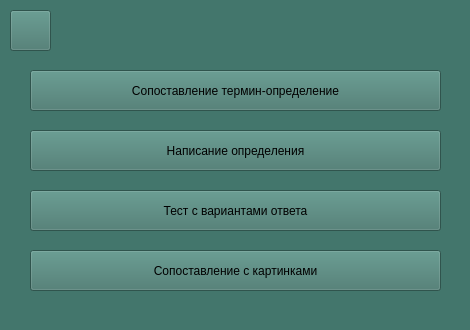
<?xml version="1.0" encoding="UTF-8"?>
<ui version="4.0">
 <class>Form</class>
 <widget class="QWidget" name="Form">
  <property name="geometry">
   <rect>
    <x>0</x>
    <y>0</y>
    <width>470</width>
    <height>330</height>
   </rect>
  </property>
  <property name="minimumSize">
   <size>
    <width>470</width>
    <height>330</height>
   </size>
  </property>
  <property name="maximumSize">
   <size>
    <width>470</width>
    <height>330</height>
   </size>
  </property>
  <property name="windowTitle">
   <string>Form</string>
  </property>
  <property name="styleSheet">
   <string notr="true">background-color: #43766C</string>
  </property>
  <widget class="QPushButton" name="backBtn">
   <property name="geometry">
    <rect>
     <x>10</x>
     <y>10</y>
     <width>41</width>
     <height>41</height>
    </rect>
   </property>
   <property name="styleSheet">
    <string notr="true">background-color: #F8FAE5;
font: 13pt &quot;MS Sans Serif&quot;;
color: #B19470;
font-weight: 600;
border-radius: 8px;
border: 2px solid #B19470;
padding: 5px 15px;
margin-top: 0px;
outline: 0px;
hover: { background-color: red };
pressed: { background-color: rgb(0, 255, 0)}</string>
   </property>
   <property name="text">
    <string/>
   </property>
   <property name="icon">
    <iconset>
     <normaloff>../pictures/icon6.png</normaloff>../pictures/icon6.png</iconset>
   </property>
  </widget>
  <widget class="QPushButton" name="pushButton">
   <property name="geometry">
    <rect>
     <x>30</x>
     <y>70</y>
     <width>411</width>
     <height>41</height>
    </rect>
   </property>
   <property name="toolTip">
    <string>&lt;html&gt;&lt;head/&gt;&lt;body&gt;&lt;p&gt;&lt;br/&gt;&lt;/p&gt;&lt;/body&gt;&lt;/html&gt;</string>
   </property>
   <property name="styleSheet">
    <string notr="true">background-color: #F8FAE5;
font: 12pt &quot;MS Sans Serif&quot;;
color: #B19470;
font-weight: 600;
border-radius: 8px;
border: 2px solid #B19470;
margin-top: 0px;
outline: 0px;
hover: { background-color: red };
pressed: { background-color: rgb(0, 255, 0)}</string>
   </property>
   <property name="text">
    <string>Сопоставление термин-определение</string>
   </property>
   <property name="autoRepeat">
    <bool>false</bool>
   </property>
  </widget>
  <widget class="QPushButton" name="pushButton_2">
   <property name="geometry">
    <rect>
     <x>30</x>
     <y>130</y>
     <width>411</width>
     <height>41</height>
    </rect>
   </property>
   <property name="styleSheet">
    <string notr="true">background-color: #F8FAE5;
font: 13pt &quot;MS Sans Serif&quot;;
color: #B19470;
font-weight: 600;
border-radius: 8px;
border: 2px solid #B19470;
margin-top: 0px;
outline: 0px;
hover: { background-color: red };
pressed: { background-color: rgb(0, 255, 0)}</string>
   </property>
   <property name="text">
    <string>Написание определения</string>
   </property>
  </widget>
  <widget class="QPushButton" name="pushButton_3">
   <property name="geometry">
    <rect>
     <x>30</x>
     <y>190</y>
     <width>411</width>
     <height>41</height>
    </rect>
   </property>
   <property name="styleSheet">
    <string notr="true">background-color: #F8FAE5;
font: 13pt &quot;MS Sans Serif&quot;;
color: #B19470;
font-weight: 600;
border-radius: 8px;
border: 2px solid #B19470;
margin-top: 0px;
outline: 0px;
hover: { background-color: red };
pressed: { background-color: rgb(0, 255, 0)}</string>
   </property>
   <property name="text">
    <string>Тест с вариантами ответа</string>
   </property>
  </widget>
  <widget class="QPushButton" name="pushButton_4">
   <property name="geometry">
    <rect>
     <x>30</x>
     <y>250</y>
     <width>411</width>
     <height>41</height>
    </rect>
   </property>
   <property name="styleSheet">
    <string notr="true">background-color: #F8FAE5;
font: 13pt &quot;MS Sans Serif&quot;;
color: #B19470;
font-weight: 600;
border-radius: 8px;
border: 2px solid #B19470;
margin-top: 0px;
outline: 0px;
hover: { background-color: red };
pressed: { background-color: rgb(0, 255, 0)}</string>
   </property>
   <property name="text">
    <string>Сопоставление с картинками</string>
   </property>
  </widget>
 </widget>
 <resources/>
 <connections/>
</ui>
